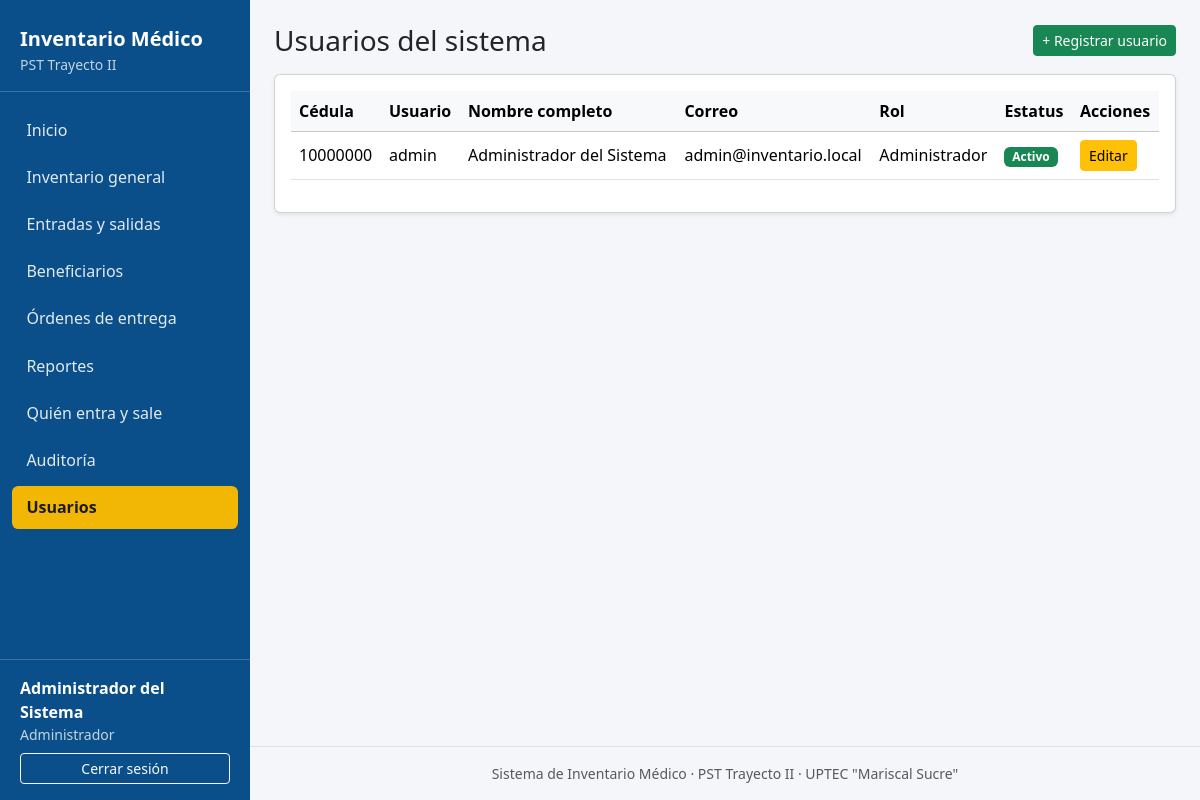
The app's page /modulos/usuarios.php (signed in) with its own data.
### tables this page shows
CREATE TABLE `usuarios` (
  `id_usuario` int(10) UNSIGNED NOT NULL AUTO_INCREMENT,
  `cedula` varchar(10) NOT NULL,
  `nombre_usuario` varchar(30) NOT NULL,
  `nombre_completo` varchar(100) NOT NULL,
  `correo` varchar(100) NOT NULL,
  `clave` varchar(255) NOT NULL COMMENT 'Hash bcrypt (password_hash)',
  `rol` enum('Administrador','Encargado') NOT NULL DEFAULT 'Encargado',
  `status` enum('Activo','Inactivo') NOT NULL DEFAULT 'Activo',
  `fecha_registro` datetime NOT NULL DEFAULT current_timestamp(),
  `fecha_modificacion` datetime DEFAULT NULL ON UPDATE current_timestamp(),
  `usuario_registro` int(10) UNSIGNED DEFAULT NULL,
  `usuario_modificacion` int(10) UNSIGNED DEFAULT NULL,
  PRIMARY KEY (`id_usuario`),
  UNIQUE KEY `uq_usuarios_cedula` (`cedula`),
  UNIQUE KEY `uq_usuarios_nombre_usuario` (`nombre_usuario`),
  UNIQUE KEY `uq_usuarios_correo` (`correo`)
);

### includes/seguridad.php (called while the page is built, shortened)
<?php
function puede(string $accion): bool
{
    $rol = $_SESSION['rol'] ?? '';
    return in_array($accion, PERMISOS[$rol] ?? [], true);
}
function e($valor): string
{
    return htmlspecialchars((string) $valor, ENT_QUOTES, 'UTF-8');
}

### modulos/usuarios.php (the view, shortened to what this page needs)
<?php
require_once __DIR__ . '/../includes/seguridad.php';
$usuarios = $conexion->query("SELECT id_usuario, cedula, nombre_usuario, nombre_completo, correo, rol, status, fecha_registro FROM usuarios ORDER BY nombre_completo")->fetchAll();
$base = '../';
require __DIR__ . '/../includes/encabezado.php';
?>
<div class="d-flex justify-content-between align-items-center mb-3">
  <h1 class="h3 mb-0">Usuarios del sistema</h1>
  <?php if (count($usuarios) < MAX_USUARIOS): ?>
    <a href="usuario_form.php" class="btn btn-success btn-sm">+ Registrar usuario</a>
  <?php else: ?>
    <span class="text-muted small">Límite de <?= MAX_USUARIOS ?> usuarios alcanzado: el administrador y el encargado.</span>
  <?php endif; ?>
</div>
<div class="card shadow-sm"><div class="card-body">
  <div class="table-responsive">
    <table class="table table-hover align-middle">
      <thead class="table-light"><tr><th>Cédula</th><th>Usuario</th><th>Nombre completo</th><th>Correo</th><th>Rol</th><th>Estatus</th><th>Acciones</th></tr></thead>
      <tbody>
      <?php foreach ($usuarios as $u): ?>
        <tr class="<?= $u['status'] === 'Inactivo' ? 'table-secondary' : '' ?>">
          <td><?= e($u['cedula']) ?></td>
          <td><?= e($u['nombre_usuario']) ?></td>
          <td><?= e($u['nombre_completo']) ?></td>
          <td><?= e($u['correo']) ?></td>
          <td><?= e($u['rol']) ?></td>
          <td><span class="badge bg-<?= $u['status'] === 'Activo' ? 'success' : 'secondary' ?>"><?= e($u['status']) ?></span></td>
          <td><a href="usuario_form.php?id=<?= (int) $u['id_usuario'] ?>" class="btn btn-warning btn-sm">Editar</a></td>
        </tr>
      <?php endforeach; ?>
      </tbody>
    </table>
  </div>
</div></div>
<?php require __DIR__ . '/../includes/pie.php'; ?>

### includes/encabezado.php (shortened to what this page needs)
<?php
$base          = $base ?? '';
function item_menu_permiso(string $clave, string $activa, string $url, string $texto, string $accion): string
{
    if (puede($accion)) {
        return item_menu($clave, $activa, $url, $texto);
    }
    return '<li class="nav-item"><a class="nav-link bloqueado" href="#" data-bloqueado="' . e(mensaje_permiso($accion)) . '">' . $texto . ' &#128274;</a></li>';
}
$script = basename($_SERVER['SCRIPT_NAME']);
$activa = 'inicio';
if (in_array($script, ['listar.php', 'agregar.php', 'editar.php'], true)) $activa = 'inventario';
elseif ($script === 'reporte.php') $activa = 'reportes';
elseif (in_array($script, ['beneficiarios.php', 'beneficiario_form.php'], true)) $activa = 'beneficiarios';
elseif (in_array($script, ['ordenes.php', 'orden_form.php', 'orden_ver.php'], true)) $activa = 'ordenes';
elseif (in_array($script, ['movimientos.php', 'movimiento_form.php'], true)) $activa = 'movimientos';
elseif ($script === 'accesos.php') $activa = 'accesos';
elseif ($script === 'auditoria.php') $activa = 'auditoria';
elseif (in_array($script, ['usuarios.php', 'usuario_form.php'], true)) $activa = 'usuarios';
function item_menu(string $clave, string $activa, string $url, string $texto): string
{
    return '<li class="nav-item"><a class="nav-link' . ($clave === $activa ? ' active' : '') . '" href="' . $url . '">' . $texto . '</a></li>';
}
?>
<!DOCTYPE html>
<html lang="es">
<head>
  <link href="https://cdn.jsdelivr.net/npm/bootstrap@5.3.3/dist/css/bootstrap.min.css" rel="stylesheet">
  <link href="<?= $base ?>css/estilos.css" rel="stylesheet">
</head>
<body>
<div class="contenedor-app">
  <aside class="barra-lateral no-imprimir" id="menuLateral">
    <div class="marca-lateral">
      <div class="fw-bold fs-5">Inventario Médico</div>
      <div class="small opacity-75">PST Trayecto II</div>
    </div>
    <ul class="nav flex-column menu-lateral">
      <?= item_menu('inicio', $activa, $base . 'index.php', 'Inicio') ?>
      <?= item_menu('inventario', $activa, $base . 'modulos/listar.php', 'Inventario general') ?>
      <?php if (puede('movimientos')) echo item_menu('movimientos', $activa, $base . 'modulos/movimientos.php', 'Entradas y salidas'); ?>
      <?php if (puede('beneficiarios')) echo item_menu('beneficiarios', $activa, $base . 'modulos/beneficiarios.php', 'Beneficiarios'); ?>
      <?php if (puede('ordenes')) echo item_menu('ordenes', $activa, $base . 'modulos/ordenes.php', 'Órdenes de entrega'); ?>
      <?php if (puede('reportes')) echo item_menu('reportes', $activa, $base . 'modulos/reporte.php', 'Reportes'); ?>
      <?= item_menu_permiso('accesos', $activa, $base . 'modulos/accesos.php', 'Quién entra y sale', 'auditoria') ?>
      <?= item_menu_permiso('auditoria', $activa, $base . 'modulos/auditoria.php', 'Auditoría', 'auditoria') ?>
      <?= item_menu_permiso('usuarios', $activa, $base . 'modulos/usuarios.php', 'Usuarios', 'usuarios') ?>
    </ul>
    <div class="usuario-lateral">
      <div class="fw-semibold"><?= e($_SESSION['nombre_completo'] ?? $_SESSION['usuario']) ?></div>
      <div class="small opacity-75 mb-2"><?= e($_SESSION['rol']) ?></div>
      <a class="btn btn-outline-light btn-sm w-100" href="<?= $base ?>logout.php">Cerrar sesión</a>
    </div>
  </aside>
  <div class="contenido-app">
    <main class="p-3 p-lg-4">

### includes/pie.php (shortened to what this page needs)
    </main>
    <footer class="text-center text-muted small py-3 border-top no-imprimir">
      Sistema de Inventario Médico &middot; PST Trayecto II &middot; UPTEC "Mariscal Sucre"
    </footer>
  </div>
</div>
</body>
</html>

### css/estilos.css (style rules this page uses)
:root { --color-institucional: #0b4f8a; --color-institucional-oscuro: #083b69; --color-secundario: #f2b705; }
body { background-color: #f4f6f9; }
.contenedor-app { display: flex; min-height: 100vh; }
.contenido-app { flex: 1; min-width: 0; display: flex; flex-direction: column; }
.contenido-app > main { flex: 1; }
.barra-lateral { background-color: var(--color-institucional); color: #fff; width: 250px; flex-shrink: 0; display: flex; flex-direction: column; position: fixed; top: 0; bottom: 0; left: 0; z-index: 1040; transform: translateX(-100%); transition: transform .25s ease; overflow-y: auto; }
@media (min-width: 992px) { .barra-lateral { position: sticky; height: 100vh; transform: none; box-shadow: none; } }
.marca-lateral { padding: 1.5rem 1.25rem 1rem; border-bottom: 1px solid rgba(255,255,255,.2); }
.menu-lateral { padding: 1rem .75rem; gap: .25rem; flex-grow: 1; }
.menu-lateral .nav-link { color: rgba(255,255,255,.88); border-radius: .4rem; padding: .6rem .9rem; }
.menu-lateral .nav-link.active { background: var(--color-secundario); color: #1b1b1b; font-weight: 600; }
.usuario-lateral { padding: 1rem 1.25rem; border-top: 1px solid rgba(255,255,255,.2); }

### records on screen
usuarios: cedula "10000000", nombre_usuario "admin", nombre_completo "Administrador del Sistema", correo "admin@inventario.local", rol "Administrador", status "Activo"

### other values on screen
$texto "Inicio Inventario general Entradas y salidas Beneficiarios Órdenes de entrega Reportes Quién entra y sale Auditoría Usuarios"
$_SESSION['nombre_completo'] "Administrador del Sistema"
$_SESSION['rol'] "Administrador"
